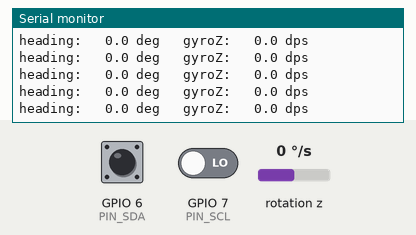
This sketch was run on a simulated ESP32-S3. Shown: the last lines printed to the serial monitor. Wiring (inferred from the names in the program): MPU-6050 motion sensor at I2C address 0x69. Inputs (shaded band) come from the test bench; at power-on: rotation z 0 °/s, GPIO 6 (PIN_SDA) HIGH, GPIO 7 (PIN_SCL) LOW.

Above: at 2.5 s.
2.6 s: rotation z set to -192 °/s
At 2.67 s:
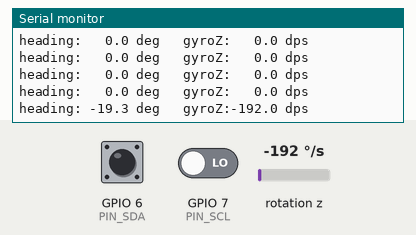
4.2 s: rotation z set to 0 °/s
At 4.29 s:
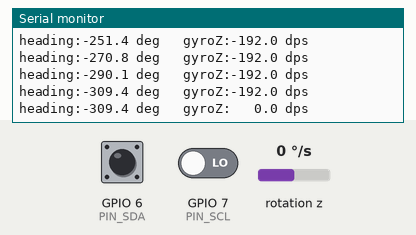
6.1 s: rotation z set to 100 °/s
At 6.2 s:
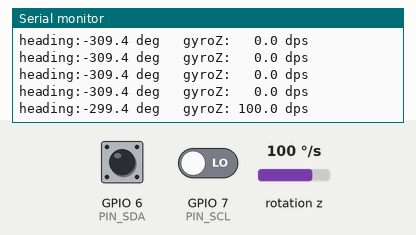
9.8 s: rotation z set to -100 °/s
At 9.83 s:
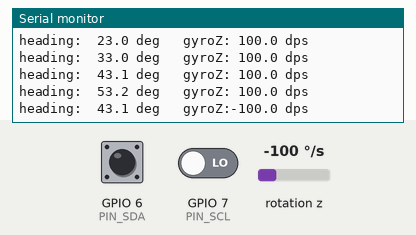
11.4 s: rotation z set to 12 °/s
At 11.44 s:
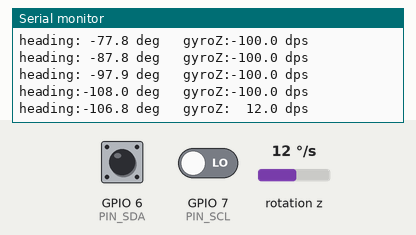
13.0 s: rotation z set to 4 °/s
At 13.05 s:
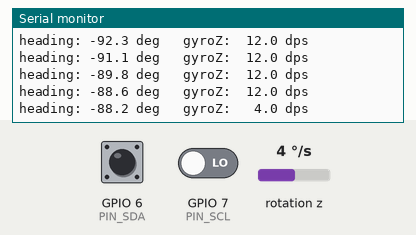
Timing chart, 0 to 15.6 s (numbered marks = the images above; inputs shaded):
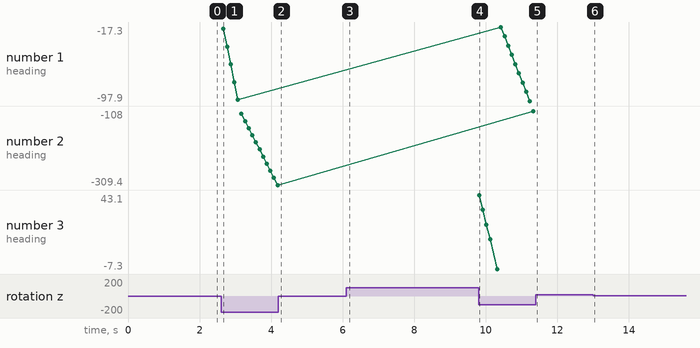

The sketch:

02_imu.ino
```cpp
// =====================================================================
// STEP 2 - IMU (MPU-6050 / GY-521) on its own
// =====================================================================
// WIRING (4 wires, nothing else on the I2C pins yet)
//   MPU VCC -> ESP32 3V3
//   MPU GND -> ESP32 GND
//   MPU SDA -> ESP32 GPIO6
//   MPU SCL -> ESP32 GPIO7
//   Leave XDA, XCL, AD0 and INT UNCONNECTED.
//
// WHAT YOU'LL SEE  (keep the board still for the first second)
//   Serial Monitor when it works:
//       STEP 2: IMU test
//       idle SDA=1 SCL=1 (both should be 1)
//       Scan SDA=GPIO6 SCL=GPIO7: 0x68
//       PASS: MPU at 0x68, chip ID 0x68 (genuine)
//       Calibrating - keep STILL...
//       done (bias -0.41 dps). Now rotate the board.
//       heading:   0.0 deg   gyroZ:   0.1 dps     <- sitting still
//       heading:  47.3 deg   gyroZ:  92.8 dps     <- while you turn it
//       heading:  90.4 deg   gyroZ:   0.2 dps     <- stopped after a 1/4 turn
//   Good means: gyroZ is near 0 when still, and heading goes to about +90
//   for a quarter turn one way and -90 the other. A slow creep of the
//   heading while still is normal.
//
//   Other things you might see:
//       chip ID 0x70 (clone - fine)              -> clone chip, works fine
//       !! SDA and SCL are SWAPPED ...           -> swap those two wires
//       note: MPU at 0x69 because AD0 is HIGH    -> disconnect AD0
//       idle SDA=0 SCL=0                         -> wire not connected, or
//                                                   the IMU has no power
//       FAIL: no MPU found either way round.     -> check VCC/GND, use SDA/SCL
//                                                   not XDA/XCL, INT unplugged
//
// No libraries needed. Works with clone MPU chips too.
// If SDA/SCL are swapped, or the chip is at 0x69, this sketch finds it
// anyway and tells you what to fix.
// =====================================================================

#include <Arduino.h>
#include <Wire.h>

constexpr uint8_t PIN_SDA = 6;
constexpr uint8_t PIN_SCL = 7;

constexpr uint8_t REG_CONFIG      = 0x1A;
constexpr uint8_t REG_GYRO_CONFIG = 0x1B;
constexpr uint8_t REG_GYRO_ZOUT_H = 0x47;
constexpr uint8_t REG_PWR_MGMT_1  = 0x6B;
constexpr uint8_t REG_WHO_AM_I    = 0x75;

constexpr float    GYRO_LSB_PER_DPS = 65.5f;  // at +/-500 dps
constexpr uint16_t CAL_SAMPLES      = 500;

uint8_t  mpuAddr    = 0;
float    gyroZBias  = 0.0f;
float    heading    = 0.0f;
uint32_t lastMicros = 0;

// Scans the whole bus on the given pins; returns 0x68/0x69 if an MPU answered.
uint8_t scanBus(uint8_t sda, uint8_t scl) {
  Wire.end();
  Wire.begin(sda, scl);
  Wire.setClock(100000);

  Serial.printf("Scan SDA=GPIO%u SCL=GPIO%u:", sda, scl);
  uint8_t mpu = 0, count = 0;
  for (uint8_t addr = 1; addr < 127; addr++) {
    Wire.beginTransmission(addr);
    if (Wire.endTransmission() == 0) {
      Serial.printf(" 0x%02X", addr);
      count++;
      if (addr == 0x68 || addr == 0x69) mpu = addr;
    }
  }
  Serial.println(count ? "" : " nothing");
  return mpu;
}

void writeReg(uint8_t reg, uint8_t val) {
  Wire.beginTransmission(mpuAddr);
  Wire.write(reg);
  Wire.write(val);
  Wire.endTransmission();
}

int readReg(uint8_t reg) {
  Wire.beginTransmission(mpuAddr);
  Wire.write(reg);
  if (Wire.endTransmission(false) != 0) return -1;
  if (Wire.requestFrom(mpuAddr, (uint8_t)1) != 1) return -1;
  return Wire.read();
}

float readGyroZdps() {
  Wire.beginTransmission(mpuAddr);
  Wire.write(REG_GYRO_ZOUT_H);
  Wire.endTransmission(false);
  Wire.requestFrom(mpuAddr, (uint8_t)2);
  const uint8_t hi = Wire.read();  // two separate reads: C++ doesn't fix the
  const uint8_t lo = Wire.read();  // order of two reads inside one expression
  const int16_t raw = (int16_t)((hi << 8) | lo);
  return raw / GYRO_LSB_PER_DPS;
}

void setup() {
  Serial.begin(115200);
  const uint32_t t0 = millis();
  while (!Serial && millis() - t0 < 2000) {}
  Serial.println("\nSTEP 2: IMU test");

  pinMode(PIN_SDA, INPUT);
  pinMode(PIN_SCL, INPUT);
  const int sdaIdle = digitalRead(PIN_SDA), sclIdle = digitalRead(PIN_SCL);
  Serial.printf("idle SDA=%d SCL=%d (both should be 1)\n", sdaIdle, sclIdle);
  if (!sdaIdle || !sclIdle) {
    Serial.println("  0 = wire not connected, or MPU has no power (check VCC/GND)");
  }

  mpuAddr = scanBus(PIN_SDA, PIN_SCL);
  if (!mpuAddr) {
    mpuAddr = scanBus(PIN_SCL, PIN_SDA);
    if (mpuAddr) Serial.println("!! SDA and SCL are SWAPPED - swap the two wires. Running anyway.");
  }
  if (!mpuAddr) {
    Serial.println("FAIL: no MPU found either way round.");
    Serial.println("  Check VCC/GND, use SDA/SCL (not XDA/XCL), leave INT unconnected.");
    while (true) delay(1000);
  }
  if (mpuAddr == 0x69) Serial.println("note: MPU at 0x69 because AD0 is HIGH - disconnect AD0.");

  const int id = readReg(REG_WHO_AM_I);
  Serial.printf("PASS: MPU at 0x%02X, chip ID 0x%02X%s\n", mpuAddr, id,
                id == 0x68 ? " (genuine)" : " (clone - fine)");

  writeReg(REG_PWR_MGMT_1, 0x01);   // wake up
  delay(100);
  writeReg(REG_GYRO_CONFIG, 0x08);  // +/-500 dps
  writeReg(REG_CONFIG, 0x04);       // ~21 Hz low-pass

  Serial.println("Calibrating - keep STILL...");
  double sum = 0;
  for (uint16_t i = 0; i < CAL_SAMPLES; i++) {
    sum += readGyroZdps();
    delay(2);
  }
  gyroZBias = sum / CAL_SAMPLES;
  Serial.printf("done (bias %.2f dps). Now rotate the board.\n", gyroZBias);
  lastMicros = micros();
}

void loop() {
  const float    gz  = readGyroZdps() - gyroZBias;
  const uint32_t now = micros();
  heading += gz * (now - lastMicros) * 1e-6f;
  lastMicros = now;

  Serial.printf("heading:%6.1f deg   gyroZ:%6.1f dps\n", heading, gz);
  delay(100);
}
```

Measured:
- after the input at 2.6 s, the serial monitor: prints a new line after 0.07 s (image 1)
- after the input at 4.2 s, the serial monitor: prints a new line after 0.08 s (image 2)
- after the input at 6.1 s, the serial monitor: prints a new line after 0.09 s (image 3)
- after the input at 9.8 s, the serial monitor: prints a new line at once (image 4)
- after the input at 11.4 s, the serial monitor: prints a new line at once (image 5)
- after the input at 13.0 s, the serial monitor: prints a new line at once (image 6)
